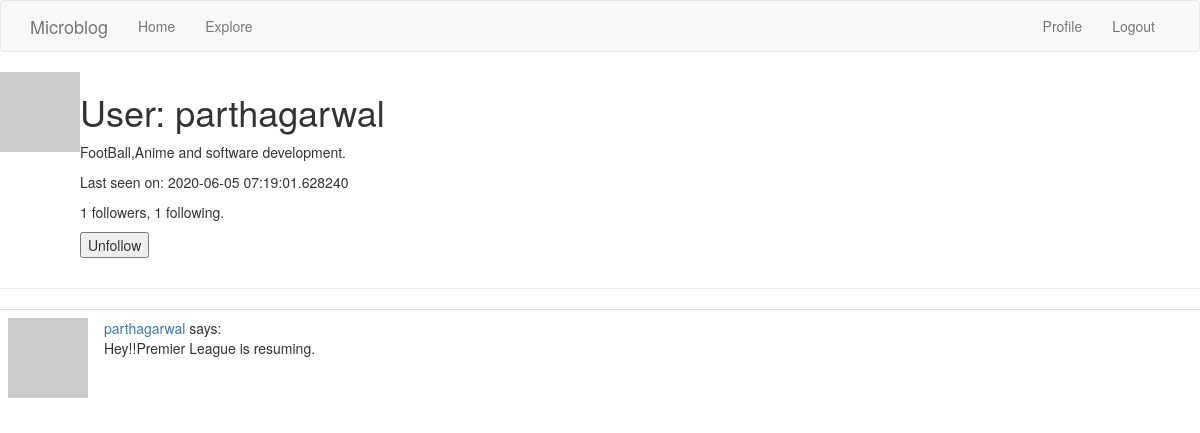
Before: /user/parthagarwal (signed in) with the older database file.
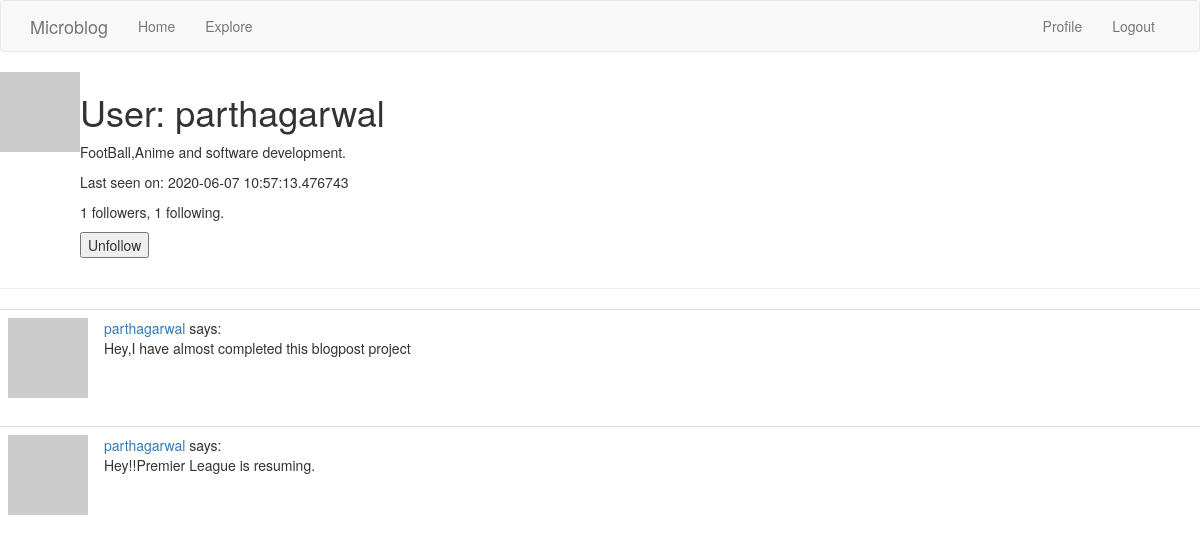
After: the same page with the newer database file.
### app/models.py (models this page shows, shortened)
class User(UserMixin , db.Model):
    id = db.Column(db.Integer , primary_key = True)
    username = db.Column(db.String(64) , index=True , unique=True)
    email = db.Column(db.String(120) , index=True , unique=True)
    password_hash = db.Column(db.String(128))
    posts = db.relationship('Post', backref='author', lazy='dynamic')
    about_me = db.Column(db.String(140))
    last_seen = db.Column(db.DateTime, default=datetime.utcnow)
    followed = db.relationship(
        'User',secondary = followers,
        primaryjoin = (followers.c.follower_id == id),
        secondaryjoin = (followers.c.followed_id == id),
        backref=db.backref('followers', lazy='dynamic'), lazy='dynamic'
    )
    def avatar(self,size):
        digest = md5(self.email.lower().encode('utf-8')).hexdigest()
        return 'https://www.gravatar.com/avatar/{}?d=identicon&s={}'.format(digest, size)
    def is_following(self,user):
        return self.followed.filter(followers.c.followed_id == user.id).count() > 0

class Post(db.Model):
    id = db.Column(db.Integer , primary_key=True)
    body = db.Column(db.String(140))
    timestamp = db.Column(db.DateTime , index=True, default=datetime.utcnow)
    user_id = db.Column(db.Integer, db.ForeignKey('user.id'))

### app/routes.py (the view)
@app.route('/user/<username>')
@login_required
def user(username):
    user = User.query.filter_by(username=username).first_or_404()
    page = request.args.get('page', 1, type=int)
    posts = user.posts.order_by(Post.timestamp.desc()).paginate(page, app.config['POSTS_PER_PAGE'], False)
    next_url = url_for('user', username=user.username, page=posts.next_num) if posts.has_next else None
    prev_url = url_for('user', username=user.username, page=posts.prev_num) if posts.has_prev else None
    form = EmptyForm()
    return render_template('user.html', user=user, posts=posts.items,next_url=next_url, prev_url=prev_url, form=form)

### app/forms.py
class EmptyForm(FlaskForm):
    submit = SubmitField('Submit')

### app/models.py (called while the page is built)
@login.user_loader
def load_user(id):
    return User.query.get(int(id))

### app/routes.py (called while the page is built)
@app.before_request
def before_request():
    if current_user.is_authenticated:
        current_user.last_seen = datetime.utcnow()
        db.session.commit()

### app/templates/user.html (shortened to what this page needs)
{% extends "base.html" %}
{% block content %}
    <table>
        <tr valign="top">
            <td><img src="{{ user.avatar(128) }}"></td>
            <td>
        <h1>User: {{ user.username }}</h1>
        {% if user.about_me %}<p>{{ user.about_me }}</p>{% endif %}
        {% if user.last_seen %}<p>Last seen on: {{ user.last_seen }}</p>{% endif %}
        <p>{{ user.followers.count() }} followers, {{ user.followed.count() }} following.</p>
        {% if user == current_user %}
        <p><a href="{{ url_for('edit_profile') }}">Edit your profile</a></p>
        {% else %}
        <p>
            <form action="{{ url_for('unfollow', username=user.username) }}" method="post">
                {{ form.submit(value='Unfollow') }}
            </form>
        </p>
        {% endif %}
            </td>
        </tr>
    </table>
    <hr>
    {% for post in posts %}
        {% include '_post.html' %}
    {% endfor %}
{% endblock %}

### app/templates/_post.html
    <table class="table table-hover">
        <tr>
            <td width="70px">
                <a href="{{ url_for('user', username=post.author.username) }}">
                    <img src="{{ post.author.avatar(70) }}" />
                </a>
            </td>
            <td>
                <a href="{{ url_for('user', username=post.author.username) }}">
                    {{ post.author.username }}
                </a>
                says:
                <br>
                {{ post.body }}
            </td>
        </tr>
    </table>

Changed rows visible on the page:
changed User "parthagarwal": last_seen "2020-06-05 07:19:01.628240" → "2020-06-07 10:57:13.476743"
added Post: author.username "parthagarwal", body "Hey,I have almost completed this blogpost project"
